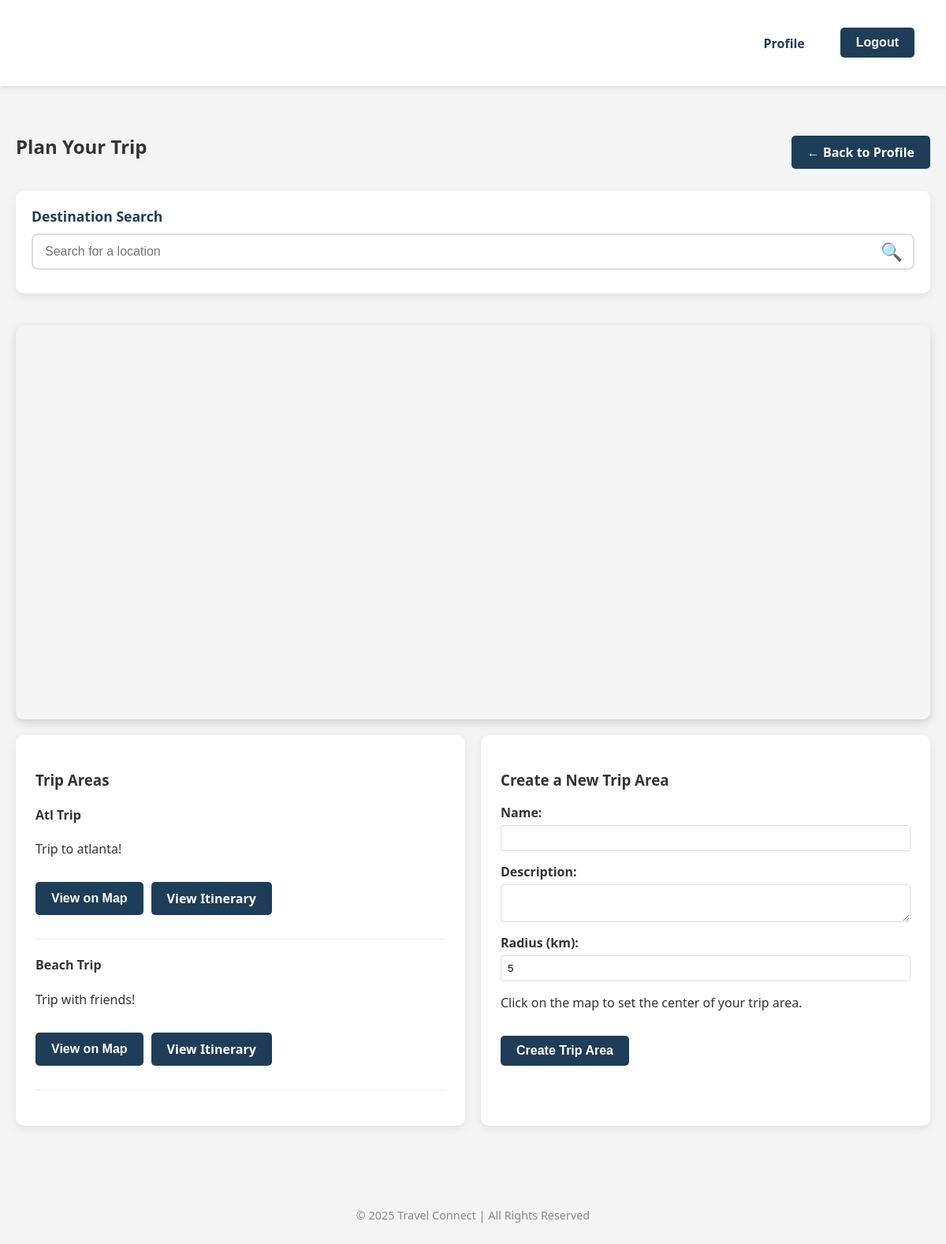
/map/ (signed in), run on the app's committed database.
### pages/models.py (models this page shows, shortened)
class TripArea(models.Model):
    user = models.ForeignKey(User, on_delete=models.CASCADE, related_name='trip_areas')
    name = models.CharField(max_length=100)
    description = models.TextField(blank=True)
    latitude = models.FloatField()
    longitude = models.FloatField()
    radius = models.FloatField()  # in kilometers
    created_at = models.DateTimeField(auto_now_add=True)

### pages/views.py (the view, shortened to what this page needs)
# urls.py: path('map/', views.map_ui, name='map_ui'),
@login_required
def map_ui(request):
    api_key = 'AIzaSyCIGrBb--vJ9luPpJjnwUDfp92ER04umMI'
    trip_areas = TripArea.objects.filter(user=request.user)
    return render(request, 'pages/map_ui.html', {
        'api_key': api_key,
        'trip_areas': trip_areas
    })

### pages/templates/pages/map_ui.html (shortened to what this page needs)
{% extends 'pages/base.html' %}
{% block content %}
<div class="map-container">
    <div class="map-header">
        <h2>Plan Your Trip</h2>
        <a href="{% url 'profile' %}" class="btn">← Back to Profile</a>
    </div>
    <div class="map-interface">
        <div class="search-bar-container">
            <div class="search-bar">
                <label for="destination-search">Destination Search</label>
                <div class="search-input-wrapper">
                    <input type="text" id="destination-search" placeholder="Search for a location">
                    <button id="search-button"><i class="search-icon">🔍</i></button>
                </div>
            </div>
        </div>
        <div id="map" style="height: 500px; width: 100%;"></div>
        <div class="map-controls">
            <div class="trip-area-section">
                <h3>Trip Areas</h3>
                {% if trip_areas %}
                    <ul class="trip-areas-list">
                        {% for area in trip_areas %}
                            <li>
                                <h4>{{ area.name }}</h4>
                                <p>{{ area.description }}</p>
                                <div class="trip-area-actions">
                                    <button class="btn view-area" data-lat="{{ area.latitude }}" data-lng="{{ area.longitude }}" data-radius="{{ area.radius }}">View on Map</button>
                                    <a href="{% url 'itineraries' %}?trip_area={{ area.id }}" class="btn">View Itinerary</a>
                                </div>
                            </li>
                        {% endfor %}
                    </ul>
                {% else %}
                    <p>No trip areas created yet. Use the map to create your first trip area.</p>
                {% endif %}
            </div>
            <div class="create-trip-area">
                <h3>Create a New Trip Area</h3>
                <form id="trip-area-form" method="post">
                    <div class="form-group">
                        <label for="name">Name:</label>
                        <input type="text" id="name" name="name" required>
                    </div>
                    <div class="form-group">
                        <label for="description">Description:</label>
                        <textarea id="description" name="description"></textarea>
                    </div>
                    <div class="form-group">
                        <label for="radius">Radius (km):</label>
                        <input type="number" id="radius" name="radius" value="5" min="1" max="100">
                    </div>
                    <p>Click on the map to set the center of your trip area.</p>
                    <button type="submit" class="btn" disabled id="submit-trip-area">Create Trip Area</button>
                </form>
            </div>
        </div>
    </div>
</div>
{% endblock %}

### pages/static/core/style.css (style rules this page uses)
body { font-family: 'Segoe UI', sans-serif; margin: 0; padding: 0; background-color: #f4f4f4; color: #333; }
a { text-decoration: none; color: #1e3d58; }
.btn { display: inline-block; background-color: #1e3d58; color: white; padding: 10px 20px; border-radius: 5px; margin-top: 15px; font-weight: 600; border: none; cursor: pointer; text-align: center; font-size: 1rem; transition: background-color 0.3s ease, transform 0.2s ease; }
.map-container { max-width: 1200px; margin: 40px auto; padding: 0 20px; }
.map-header { display: flex; justify-content: space-between; align-items: center; margin-bottom: 20px; }
.map-interface { display: flex; flex-direction: column; gap: 20px; }
#map { border-radius: 10px; box-shadow: 0 4px 12px rgba(0,0,0,0.15); }
.map-controls { display: flex; flex-wrap: wrap; gap: 20px; }
.trip-area-section, .create-trip-area, .create-location { background-color: white; border-radius: 10px; padding: 25px; box-shadow: 0 4px 12px rgba(0,0,0,0.08); flex: 1; min-width: 300px; }
.form-group { margin-bottom: 15px; }
.form-group label { display: block; margin-bottom: 5px; font-weight: 600; }
.form-group input, .form-group textarea { width: 100%; padding: 8px; border: 1px solid #ddd; border-radius: 4px; }
.trip-areas-list { list-style: none; padding: 0; }
.trip-areas-list li { margin-bottom: 20px; padding-bottom: 20px; border-bottom: 1px solid #eee; }
.map-controls .trip-areas-list li .trip-area-actions { display: flex; gap: 10px; margin-bottom: 10px; }
.search-bar-container { margin-bottom: 20px; }
.search-bar { background-color: white; border-radius: 10px; padding: 20px; box-shadow: 0 4px 12px rgba(0,0,0,0.08); }
.search-bar label { display: block; margin-bottom: 10px; font-weight: 600; color: #1e3d58; font-size: 1.1rem; }
.search-input-wrapper { display: flex; position: relative; }
#destination-search { flex: 1; padding: 12px 15px; border: 2px solid #ddd; border-radius: 8px; font-size: 1rem; transition: all 0.3s ease; }
#search-button { position: absolute; right: 5px; top: 50%; transform: translateY(-50%); background: none; border: none; font-size: 1.4rem; color: #1e3d58; cursor: pointer; padding: 5px 10px; transition: transform 0.2s ease; }
.search-icon { font-style: normal; }

### data on the page
TripArea: name "Atl Trip", description "Trip to atlanta!"
TripArea: name "Beach Trip", description "Trip with friends!"
